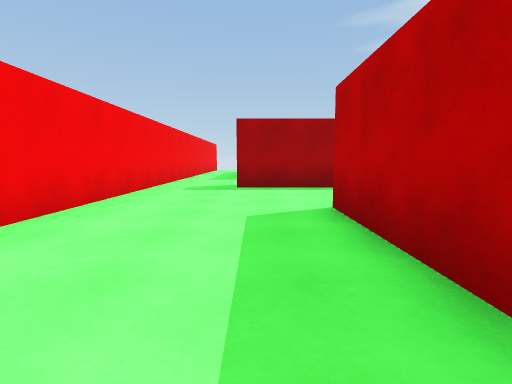
view 1 (above)

24 first-person views from a walk through a scene from a Unity 3-D project. The camera is 1.2 m above the floor, tilts 6° down and sees 80° across. The floor is counted in squares, 2 m on a side. Each view is taken from the middle of a square. On the plan, view 1 faces up. The plan holds only what a view shows up to about 9 squares ahead; the rest is blank.

view 2
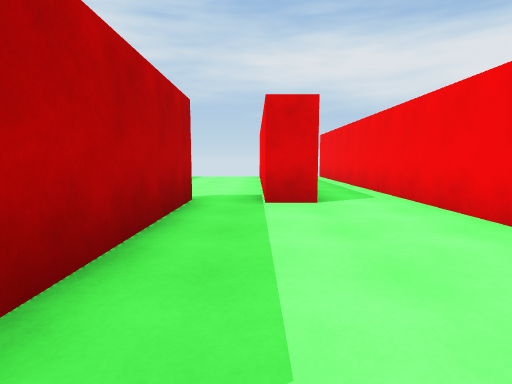

view 3
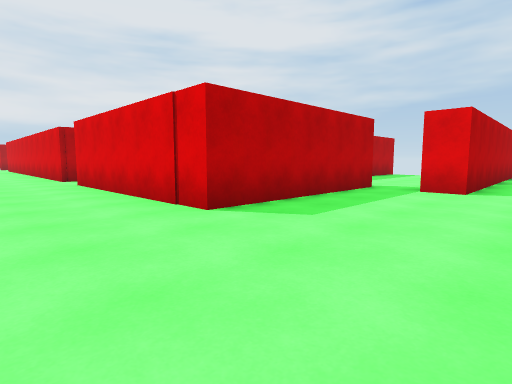

view 4
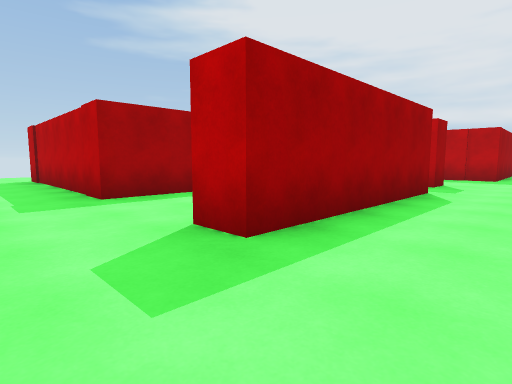

view 5
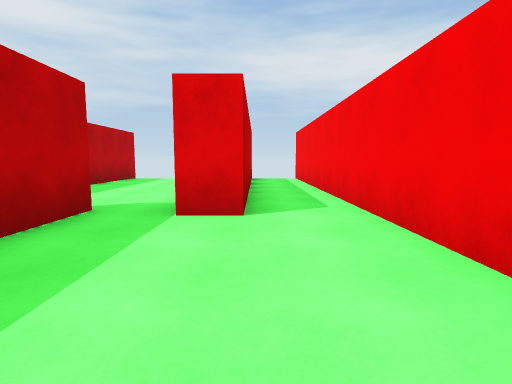

view 6
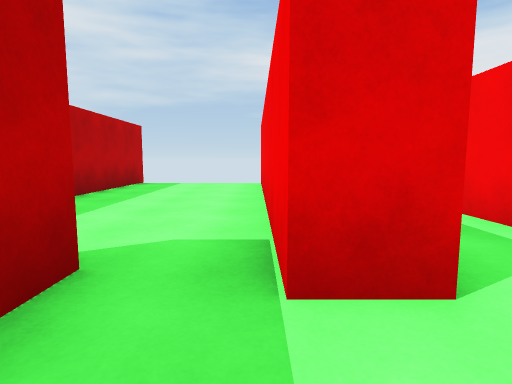

view 7
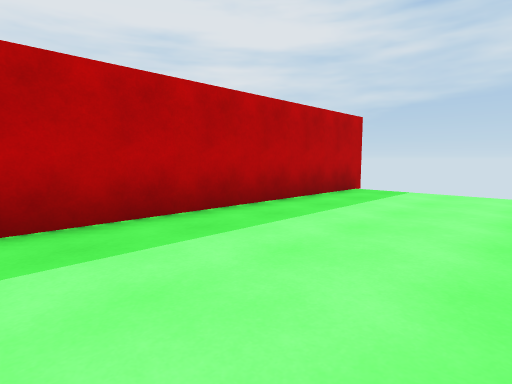

view 8
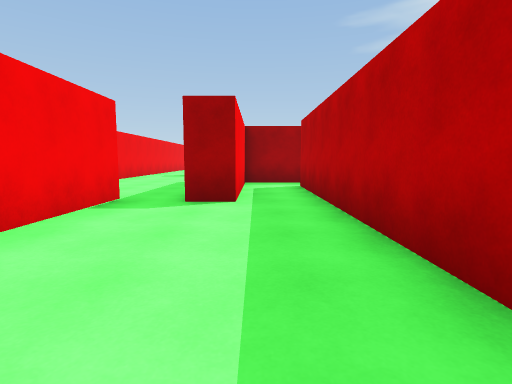

view 9
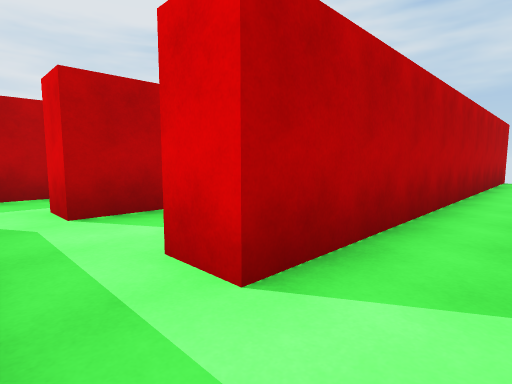

view 10
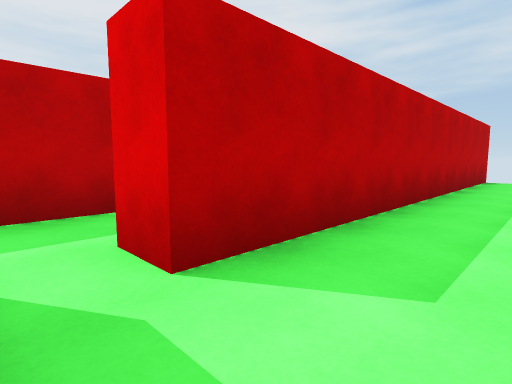

view 11
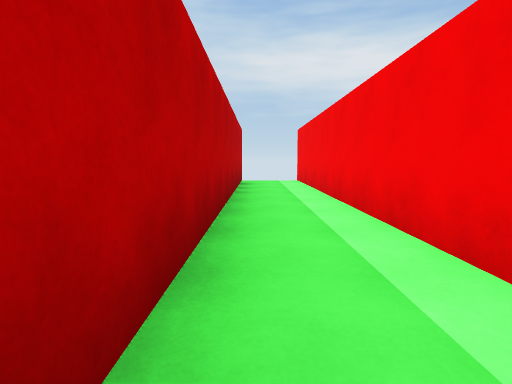

view 12
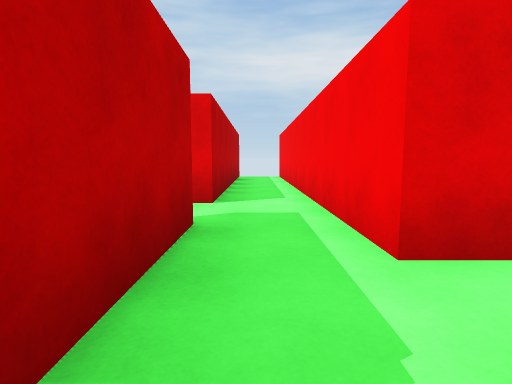

view 13
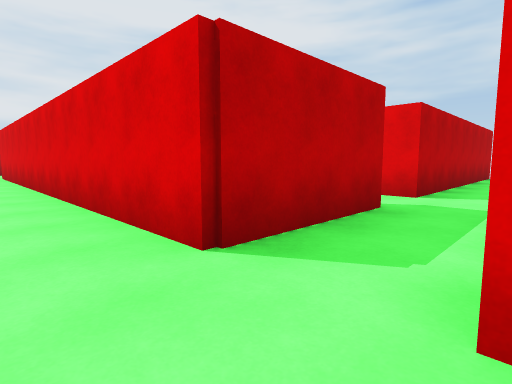

view 14
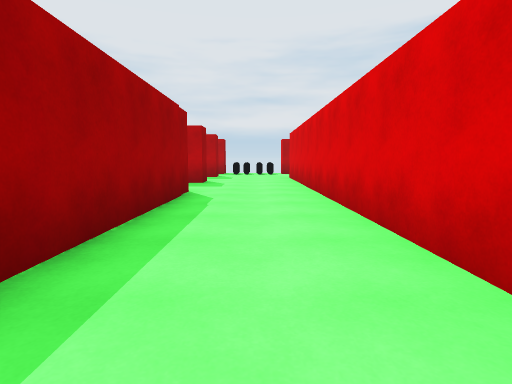

view 15
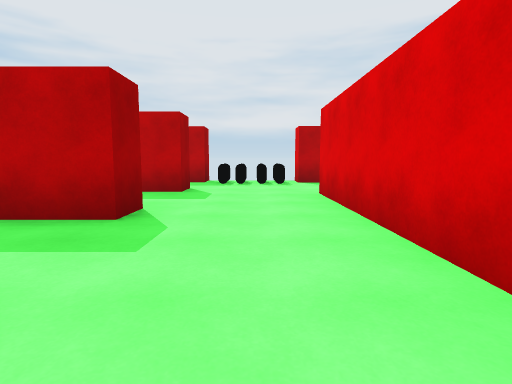

view 16
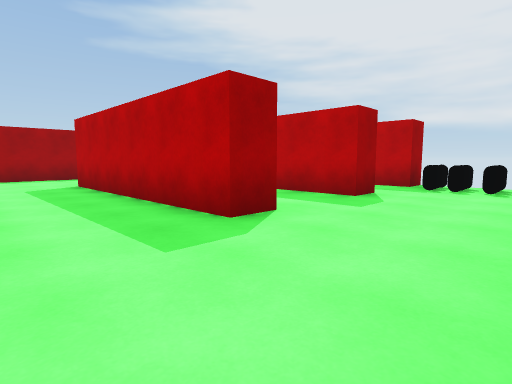

view 17
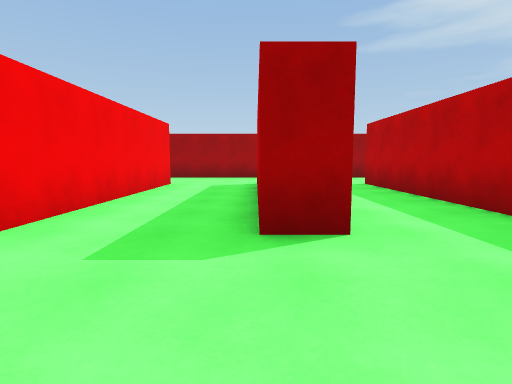

view 18
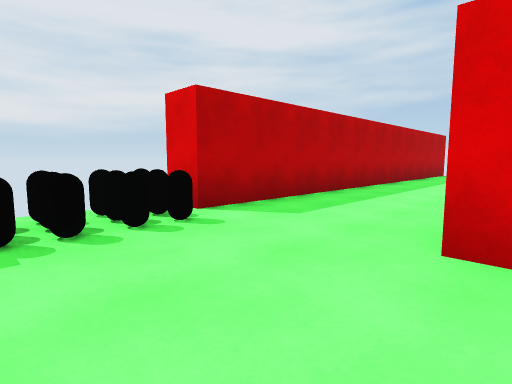

view 19
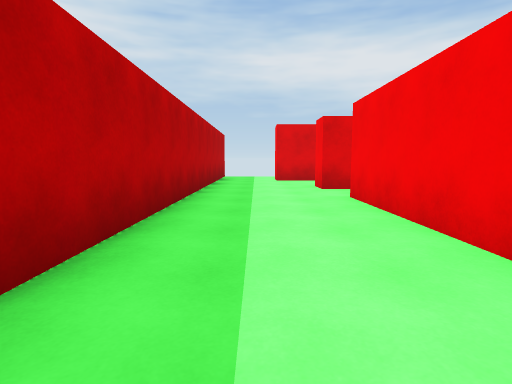

view 20
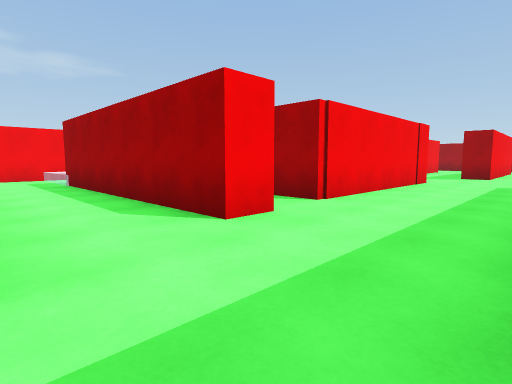

view 21
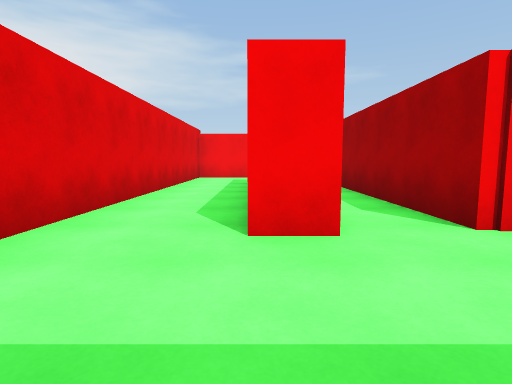

view 22
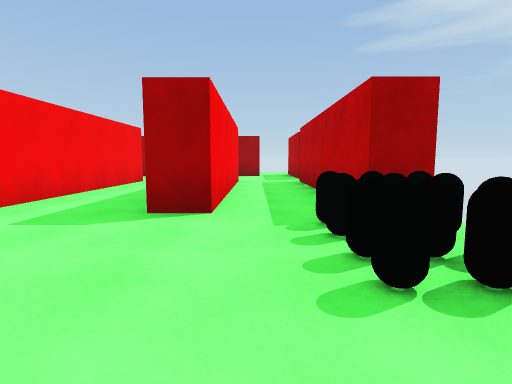

view 23
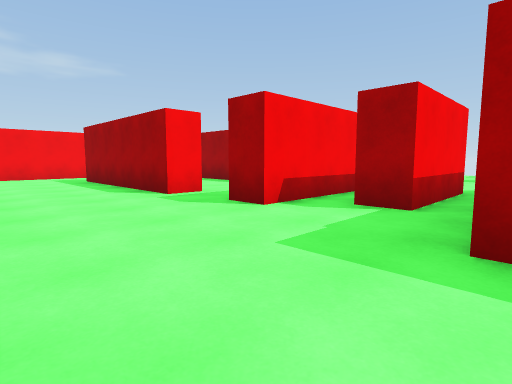

view 24
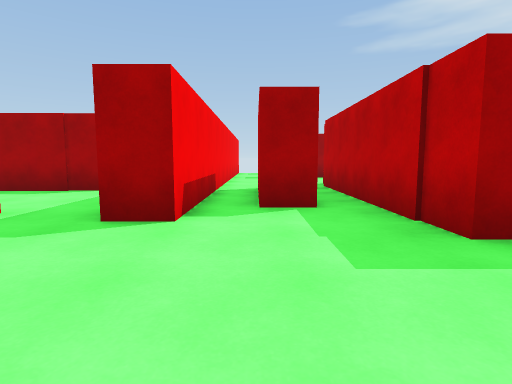

### Floor plan
Key: @ floor where view 1 was taken; # wall or solid block; x gap in a wall; . floor; / step, stairs or slope; O other object.
Columns run from 3 left of view 1 to 22 right of it. Each row starts with its distance up from view 1.
 15   .#              ##
 14   .#              ..
 13   .#     #.      ...
 12   .#     #...    ...  ...
 11   .#     #..#   #..#..#..#
 10  ..##### ##.#   #..#..#..#
  9 #........##.#   #..#..#..#
  8 #...  ...##.#   #..#..#..#
  7 #..#####.#..#####..#..#..#
  6 #.......................O#
  5 #.......................OO
  4 #...######...............x
  3 #...#......###########...#
  2 #...#.#..#.#         #...#
  1 #...#.#..#..         #...#
  0 #..@#.#..#..         #...#
 -1 #.#...#..#.#     #####...#
 -2 #.#...#..#.#       ......#
 -3 #.#...#..#.# #//######...#
 -4 #.#...#..#.# #...........#
 -5 #.#...#..#.#   ########..#
 -6 #.#...#..# #
 -7    x  #x #

Where each view was taken, in squares from view 1:
view 1: 0 up, 0 right, facing up
view 2: 4 up, 0 right, facing down
view 3: 6 up, 2 left, facing down-right
view 4: 5 up, 2 left, facing up-right
view 5: 3 up, 1 left, facing down
view 6: 1 up, 0 right, facing down
view 7: 1 down, 0 right, facing down-right
view 8: 5 down, 2 right, facing up
view 9: 3 up, 2 right, facing down-right
view 10: 3 up, 4 right, facing down-right
view 11: 2 up, 5 right, facing down
view 12: 4 up, 7 right, facing down
view 13: 5 up, 6 right, facing down-right
view 14: 5 up, 8 right, facing right
view 15: 5 up, 13 right, facing right
view 16: 4 up, 14 right, facing up-right
view 17: 4 up, 16 right, facing up
view 18: 6 up, 18 right, facing down-right
view 19: 4 up, 20 right, facing down
view 20: 5 down, 21 right, facing up-left
view 21: 3 down, 21 right, facing left
view 22: 3 up, 20 right, facing up
view 23: 4 up, 9 right, facing up-left
view 24: 4 up, 7 right, facing up
